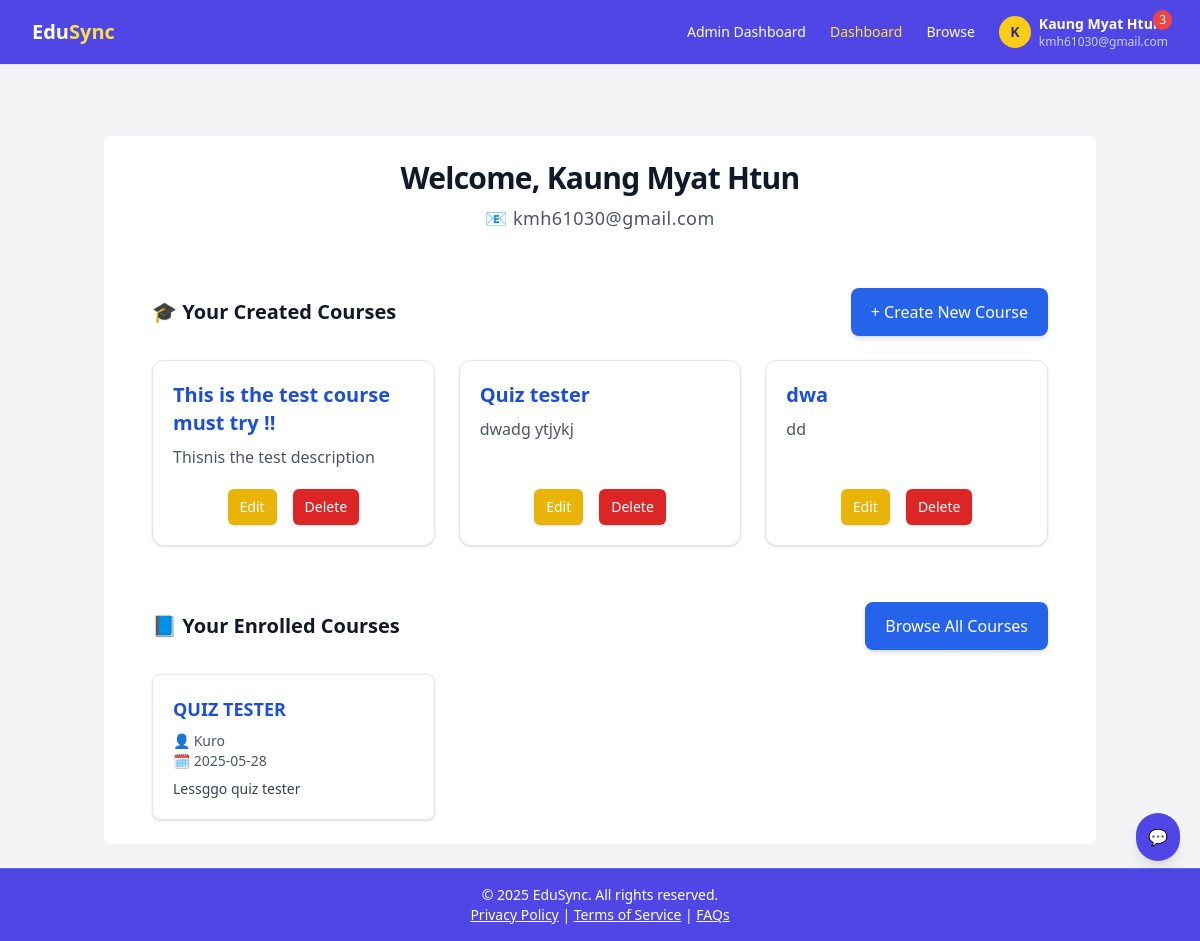
Page /dashboard/ (signed in) on the committed database.
### accounts/models.py (models this page shows, shortened)
class CustomUser(AbstractBaseUser, PermissionsMixin):
    email = models.EmailField(unique=True)
    full_name = models.CharField(max_length=255)
    profile_picture = models.ImageField(upload_to='profile_pictures/', blank=True, null=True)
    is_staff = models.BooleanField(default=False)
    is_active = models.BooleanField(default=True)
    date_joined = models.DateTimeField(default=timezone.now)
    timeout_until = models.DateTimeField(null=True, blank=True)
    is_email_verified = models.BooleanField(default=False)
    verification_sent_at = models.DateTimeField(null=True, blank=True)
    objects = CustomUserManager()
    USERNAME_FIELD = 'email'
    REQUIRED_FIELDS = ['full_name']

### courses/models.py (models this page shows, shortened)
class Course(models.Model):
    title = models.CharField(max_length=200)
    description = MarkdownxField()
    instructor = models.ForeignKey(settings.AUTH_USER_MODEL, on_delete=models.PROTECT, related_name='created_courses')
    created_at = models.DateTimeField(auto_now_add=True)
    enrolled_users = models.ManyToManyField(
        settings.AUTH_USER_MODEL,
        related_name='enrolled_courses',
        blank=True
    )
    is_approved = models.BooleanField(default=True)

### accounts/views.py (the view, shortened to what this page needs)
# urls.py: path('dashboard/', views.dashboard_view, name='dashboard'),
@login_required
def dashboard_view(request):
    user = request.user
    created_courses = Course.objects.filter(instructor=user).prefetch_related('enrolled_users', 'modules__lessons')
    enrolled_courses = user.enrolled_courses.exclude(instructor=user)
    unread_notifications_count = request.user.notifications.filter(is_read=False).count()
    course_data = []
    for course in created_courses:
        students = course.enrolled_users.all()
        lesson_ids = []
        for module in course.modules.all():
            lesson_ids.extend(module.lessons.values_list('id', flat=True))
        student_progress = {}
        course_data.append({
            'course': course,
            'student_progress': student_progress,
        })
    context = {
        'created_courses': created_courses,
        'enrolled_courses': enrolled_courses,
        'course_data': course_data,
        'unread_notifications_count': unread_notifications_count,
    }
    return render(request, 'accounts/dashboard.html', context)

### notifications/context_processors.py (called while the page is built)
def unread_notifications_count(request):
    if request.user.is_authenticated:
        count = Notification.objects.filter(recipient=request.user, is_read=False).count()
    else:
        count = 0
    return {'unread_notifications_count': count}

### templates/accounts/dashboard.html (shortened to what this page needs)
{% extends 'base.html' %}
{% load custom_tags %}
{% block content %}
<div class="max-w-6xl bg-white mx-auto px-6 py-6 rounded-lg sm:px-8 lg:px-12 mt-12 space-y-14">
  <div class="text-center">
    <h1 class="text-2xl md:text-3xl font-bold tracking-tight text-gray-900 drop-shadow-sm">
      Welcome, {{ request.user.get_full_name|default:request.user.full_name }}
    </h1>
    <p class="mt-2 text-base md:text-lg text-gray-600 tracking-wide">
      📧 {{ request.user.email }}
    </p>
  </div>
  <section>
    <div class="flex items-center justify-between mb-6 flex-wrap gap-4">
      <p class="text-xl md:text-xl font-semibold text-gray-900 flex items-center gap-2">
        🎓 Your Created Courses
      </p>
      <a href="{% url 'create_course' %}"
         class="inline-flex items-center bg-blue-600 text-white px-4 py-2 md:px-5 md:py-3 text-sm md:text-base font-medium rounded-lg shadow-md
                hover:bg-blue-700 focus:outline-none focus:ring-2 focus:ring-blue-500 focus:ring-offset-2 transition">
        + Create New Course
      </a>
    </div>
    {% if created_courses %}
      <div class="grid sm:grid-cols-2 lg:grid-cols-3 gap-6">
        {% for course in created_courses %}
          <div class="bg-white border border-gray-200 rounded-xl p-5 flex flex-col justify-between shadow hover:shadow-lg transition duration-300">
            <div>
              <a href="{% url 'course_detail' course.id %}"
                 class="text-xl md:text-xl font-semibold text-blue-700 hover:underline transition-colors duration-200">
                {{ course.title }}
              </a>
              <p class="text-gray-600 mt-2 text-sm md:text-base leading-relaxed">
                {{ course.description|truncatewords:15 }}
              </p>
            </div>
            <div class="mt-5 flex gap-4 justify-center flex-wrap">
              <a href="{% url 'edit_course' course.id %}"
                class="bg-yellow-500 text-white px-3 py-2 text-sm font-medium rounded-md shadow hover:bg-yellow-600 focus:outline-none focus:ring-2 focus:ring-yellow-400 transition">
                Edit
              </a>
              <form id="delete-form-{{ course.id }}" method="post" action="{% url 'delete_course' course.id %}" class="inline">
                <button type="button" onclick="confirmDelete({{ course.id }})"
                        class="bg-red-600 text-white px-3 py-2 text-sm font-medium rounded-md shadow hover:bg-red-700 focus:outline-none focus:ring-2 focus:ring-red-500 transition">
                  Delete
                </button>
              </form>
            </div>
          </div>
        {% endfor %}
      </div>
    {% else %}
      <p class="text-gray-500 italic text-center mt-6 text-base md:text-lg">You haven’t created any courses yet.</p>
    {% endif %}
  </section>
<section>
  <div class="flex items-center justify-between flex-wrap gap-4 mb-6">
    <h2 class="text-xl font-semibold text-gray-900 flex items-center gap-3 mb-0">
      📘 Your Enrolled Courses
    </h2>
    <a href="{% url 'browse_courses' %}"
       class="inline-flex items-center bg-blue-600 text-white px-4 py-2 md:px-5 md:py-3 text-sm md:text-base font-medium rounded-lg shadow-md
              hover:bg-blue-700 focus:outline-none focus:ring-2 focus:ring-blue-500 focus:ring-offset-2 transition">
      Browse All Courses
    </a>
  </div>
  {% if enrolled_courses %}
    <ul class="grid sm:grid-cols-2 lg:grid-cols-3 gap-6">
      {% for course in enrolled_courses %}
        <li>
          <a href="{% url 'course_detail' course.id %}"
             class="block border border-gray-200 p-5 rounded-lg shadow hover:shadow-md transition bg-white h-full hover:bg-gray-50">
            <div class="text-lg font-semibold text-blue-700 mb-2">
              {{ course.title }}
            </div>
            <p class="text-sm text-gray-600 mb-2">
              👤 {{ course.instructor.full_name }}<br>
              🗓️ {{ course.created_at|date:"Y-m-d" }}
            </p>
            <p class="text-gray-700 text-sm">
              {{ course.description|truncatewords_html:20|safe }}
            </p>
          </a>
        </li>
      {% endfor %}
    </ul>
  {% else %}
    <p class="text-gray-500 italic text-center text-lg">No enrolled courses yet.</p>
  {% endif %}
</section>
{% endblock %}

### templates/base.html (shortened to what this page needs)
<!DOCTYPE html>
<html lang="en">
<head>
  <script src="https://cdn.tailwindcss.com"></script>
</head>
<body class="bg-gray-100 min-h-screen flex flex-col">
<nav class="bg-indigo-600 shadow-sm sticky top-0 z-50">
  <div class="max-w-7xl mx-auto px-4 sm:px-6 lg:px-8">
    <div class="flex justify-between items-center h-16">
      <a href="{% url 'dashboard' %}" class="text-xl font-bold text-white">Edu<span class="text-yellow-300">Sync</span></a>
      <div class="hidden md:flex items-center space-x-6 text-sm font-medium">
        {% if user.is_authenticated %}
          {% if user.is_staff %}
            <a href="{% url 'admin_dashboard' %}" class="{% if request.path == '/admin/' %}text-yellow-300{% else %}text-white hover:text-indigo-200{% endif %} transition">
              Admin Dashboard
            </a>
          {% endif %}
          <a href="{% url 'dashboard' %}" class="{% if request.path == '/dashboard/' %}text-yellow-300{% else %}text-white hover:text-indigo-200{% endif %} transition">
            Dashboard
          </a>
          <a href="{% url 'browse_courses' %}" class="{% if request.path == '/browse/' %}text-yellow-300{% else %}text-white hover:text-indigo-200{% endif %} transition">
            Browse
          </a>
          <div class="relative flex items-center space-x-3">
            <button id="dropdownToggle" class="relative flex items-center space-x-2 focus:outline-none text-white">
              {% if user.profile_picture %}
                <img src="{{ user.profile_picture.url }}" alt="Profile" class="w-8 h-8 rounded-full border-2 border-white object-cover" />
              {% else %}
                <div class="w-8 h-8 bg-yellow-400 text-indigo-900 rounded-full flex items-center justify-center font-semibold">
                  {{ user.full_name|default:user.email|slice:":1"|upper }}
                </div>
              {% endif %}
              {% if unread_notifications_count > 0 %}
                <span class="absolute -top-1 -right-1 bg-red-500 text-white text-xs rounded-full px-1.5 py-0.5 animate-pulse">
                  {{ unread_notifications_count }}
                </span>
              {% endif %}
              <div class="flex flex-col text-left text-white">
                <span class="text-sm font-semibold truncate">{{ user.full_name }}</span>
                <span class="text-xs text-indigo-200 truncate">{{ user.email }}</span>
              </div>
            </button>
          </div>
        {% else %}
          <a href="{% url 'login' %}" class="text-white hover:text-indigo-200 transition">Login</a>
        {% endif %}
      </div>
    </div>
  </div>
</nav>
<main class="flex-grow max-w-5xl mx-auto px-4 py-6">
  {% block content %}
  {% endblock %}
</main>
<footer class="bg-indigo-600 border-t border-indigo-500 py-4 text-center text-sm text-white">
  &copy; {% now "Y" %} EduSync. All rights reserved.
  <br />
  <a href="{% url 'privacy_policy' %}" class="hover:text-indigo-200 underline">Privacy Policy</a> |
  <a href="{% url 'terms_of_service' %}" class="hover:text-indigo-200 underline">Terms of Service</a> |
  <a href="{% url 'faq' %}" class="hover:text-indigo-200 underline">FAQs</a>
</footer>
<div id="chatbot-container" class="fixed bottom-20 right-5 z-50">
  <button id="chatbot-toggle"
    class="bg-indigo-600 text-white p-3 rounded-full shadow-lg hover:bg-indigo-700 focus:outline-none disabled:opacity-50 disabled:cursor-not-allowed">
    💬
  </button>
</body>
</html>

### rows in the picture
CustomUser: full_name "K", full_name "Kaung Myat Htun", email "kmh61030@gmail.com", user.get_full_name "Kaung Myat Htun", user.email "kmh61030@gmail.com"
Course: title "This is the test course must try !!", description "Thisnis the test description"
Course: title "Quiz tester", description "dwadg ytjykj"
Course: title "dwa", description "dd"
Course: title "QUIZ TESTER", instructor.full_name "Kuro", created_at "2025-05-28", description "Lessggo quiz tester"

### other values in the picture
{{ unread_notifications_count }} "3"
